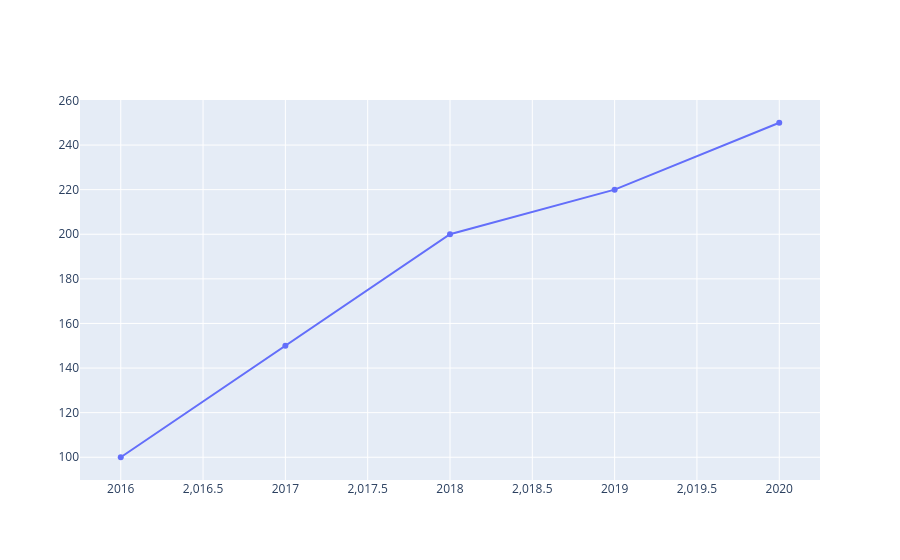

Notebook code for this chart:
### Code cell
years = [2016 , 2017 , 2018 , 2019 ,2020]
sales = [100, 150 , 200 , 220, 250]
fig = go.Figure(data=go.Scatter(x=years, y=sales))
fig.show()

### Figure 1 — Plotly figure (JSON) as saved in the notebook; plotly's stock layout.template omitted (floating-point values rounded to 4 significant figures)
{"data": [{"type": "scatter", "x": [2016, 2017, 2018, 2019, 2020], "y": [100, 150, 200, 220, 250]}], "layout": {}}
